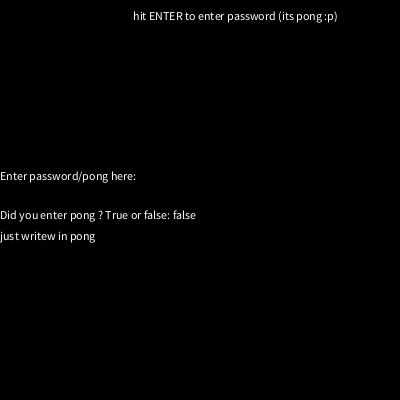
Frame 1 (no input)
Frame 60 (the mouse pressed at the canvas centre just before this capture): identical to frame 1, image omitted
Frame 120 (the mouse held since frame 60 and released just before this capture): identical to frame 1, image omitted

The Processing sketch that drew this single still picture (run headless with seeded random() and noise(); from frame 60 on, the mouse is pressed at the canvas centre):

// Processing sketch: processing_90668
// ── processing_90668.pde

float xpos=200, ypos=200;
String userInput = "", password="pong";
boolean same= false;

void setup() 
{
  size(400, 400);
}
void draw()
{
  background(0);
  text("hit ENTER to enter password (its pong :p) ", width/3,20);
  text("Enter password/pong here: " + userInput, 0, height/2-20);
  text("Did you enter pong ? True or false: " + same, 0, height/2 + 19);
  
  if(same==true){
    background(1);
    
  
//  }
//}
//  void ballBounce()
//{
  fill(0,255,0);
  rect(10,10,380,380);
  int rad = 30;        // Width of the shape
  // Starting position of shape    
fill(255,0,0);
float xspeed = 2.0;  // Speed of the shape
float yspeed = 2.0;  // Speed of the shape

int xdirection = 0;  // Left or Right
int ydirection = 1;
xpos = xpos + ( xspeed * xdirection );
  ypos = ypos + ( yspeed * ydirection ) ;
  
  // Test to see if the shape exceeds the boundaries of the screen
  // If it does, reverse its direction by multiplying by -1
  if (xpos > width-rad || xpos < rad) {
    xpos=200;
  }
  if (ypos > 360-rad || ypos < 10) {
    ydirection=-1;
    
  }

  // Draw the shape
  ellipse(xpos, ypos, rad, rad);
}  // Top to Bottom

  


  else{
  text("just writew in pong" + userInput,0,height/2+40);
}
}
void keyPressed()
{
  if(key !=CODED)
  userInput+= key;
  if(userInput.equals(password))
  same=true;
  {
  }
}
